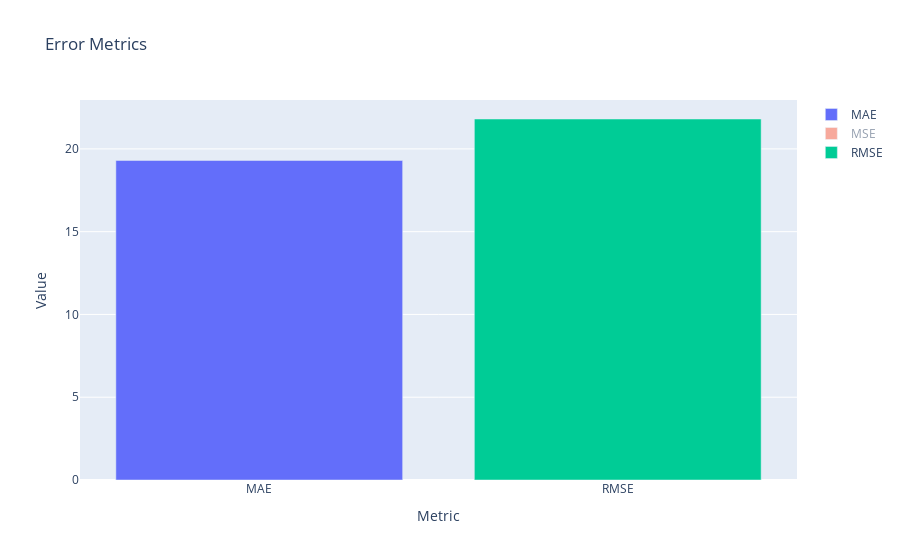

Notebook cell for this chart:
### Code cell
import plotly.graph_objs as go

hata_arima = {
    'Metrics': ['MAE', 'MSE', 'RMSE'],
    'Values': [mae_arima, mse_arima, rmse_arima]
}

# Her bir metrik için bir go.Bar oluşturup bir listeye ekleyin
traces_arima = [go.Bar(x=[metric], y=[value], name=metric) for metric, value in zip(hata_arima['Metrics'], hata_arima['Values'])]

# go.Figure ile grafiği oluşturun
fig = go.Figure(data=traces_arima)
fig.update_layout(
    title='Error Metrics',
    xaxis_title='Metric',
    yaxis_title='Value',
    showlegend=True  # Efsaneyi göster
)

# Grafiği göster
fig.show()

### Figure 1 — Plotly figure (JSON) as saved in the notebook; plotly's stock layout.template omitted (floating-point values rounded to 4 significant figures)
{"data": [{"name": "MAE", "type": "bar", "x": ["MAE"], "y": [19.3]}, {"name": "MSE", "type": "bar", "visible": "legendonly", "x": ["MSE"], "y": [475.5]}, {"name": "RMSE", "type": "bar", "x": ["RMSE"], "y": [21.81]}], "layout": {"autosize": true, "showlegend": true, "title": {"text": "Error Metrics"}, "xaxis": {"autorange": true, "range": [-0.5, 1.5], "title": {"text": "Metric"}, "type": "category"}, "yaxis": {"autorange": true, "range": [0, 22.95], "title": {"text": "Value"}, "type": "linear"}}}
